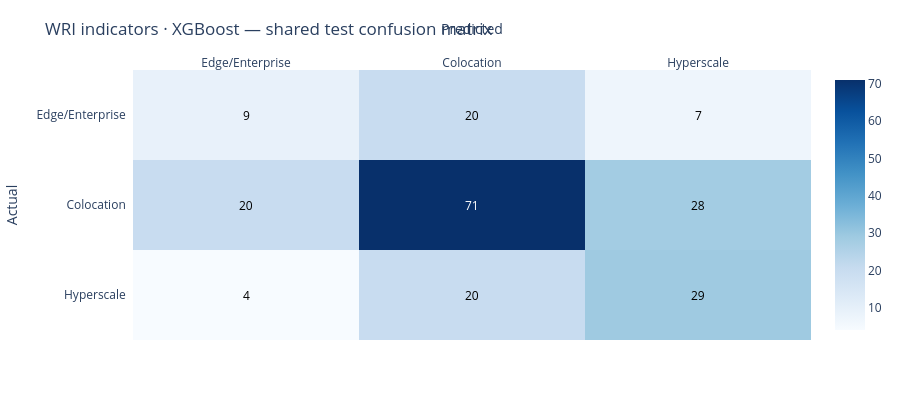
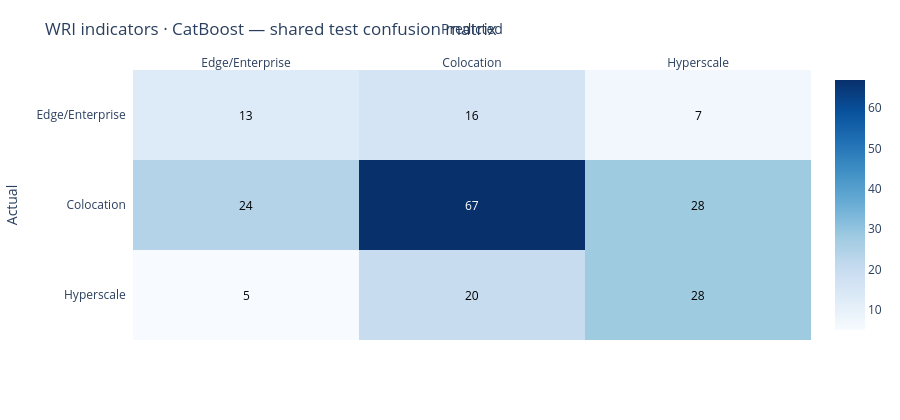
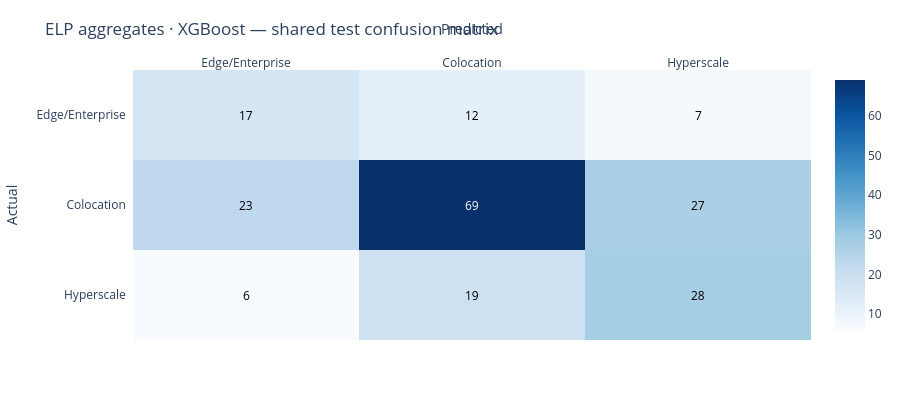
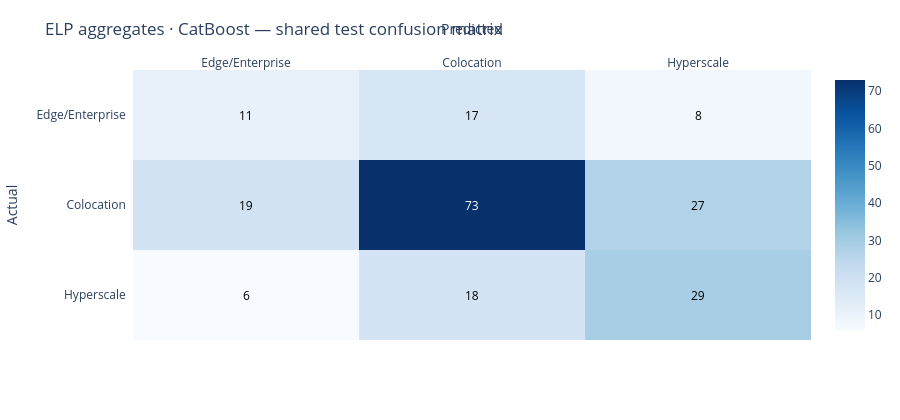

Notebook code cell kept with these figures, in order:
### Code cell
from evaluation import compute_comparison_results
import plotly.figure_factory as ff

comparison_results, test_predictions, confusion_matrices = compute_comparison_results(
    split_data, trained_models, selected_configs, cv_score_distributions,
    FEATURE_COLUMNS_BY_SET, y_train, y_test, shared_cv_splits,
)

tier_names = [TIER_LABELS[k] for k in sorted(TIER_LABELS)]
print('Primary metric: macro-F1. Test metrics use the same held-out IDs for every row.')
display(comparison_results.round(3))

for (feature_set, model_name), matrix in confusion_matrices.items():
    fig = ff.create_annotated_heatmap(
        matrix, x=tier_names, y=tier_names, colorscale='Blues', showscale=True,
    )
    fig.update_layout(
        title=f'{feature_set} · {model_name} — shared test confusion matrix',
        xaxis_title='Predicted', yaxis_title='Actual',
        yaxis={'autorange': 'reversed'}, height=420, margin={'t': 70},
    )
    fig.show()

### Figure 1 — Plotly figure (JSON) as saved in the notebook; plotly's stock layout.template omitted (floating-point values rounded to 4 significant figures)
{"data": [{"colorscale": [[0.0, "rgb(247,251,255)"], [0.125, "rgb(222,235,247)"], [0.25, "rgb(198,219,239)"], [0.375, "rgb(158,202,225)"], [0.5, "rgb(107,174,214)"], [0.625, "rgb(66,146,198)"], [0.75, "rgb(33,113,181)"], [0.875, "rgb(8,81,156)"], [1.0, "rgb(8,48,107)"]], "reversescale": false, "showscale": true, "type": "heatmap", "x": ["Edge/Enterprise", "Colocation", "Hyperscale"], "y": ["Edge/Enterprise", "Colocation", "Hyperscale"], "z": [[9, 20, 7], [20, 71, 28], [4, 20, 29]]}], "layout": {"annotations": [{"font": {"color": "#000000"}, "showarrow": false, "text": "9", "x": "Edge/Enterprise", "xref": "x", "y": "Edge/Enterprise", "yref": "y"}, {"font": {"color": "#000000"}, "showarrow": false, "text": "20", "x": "Colocation", "xref": "x", "y": "Edge/Enterprise", "yref": "y"}, {"font": {"color": "#000000"}, "showarrow": false, "text": "7", "x": "Hyperscale", "xref": "x", "y": "Edge/Enterprise", "yref": "y"}, {"font": {"color": "#000000"}, "showarrow": false, "text": "20", "x": "Edge/Enterprise", "xref": "x", "y": "Colocation", "yref": "y"}, {"font": {"color": "#FFFFFF"}, "showarrow": false, "text": "71", "x": "Colocation", "xref": "x", "y": "Colocation", "yref": "y"}, {"font": {"color": "#000000"}, "showarrow": false, "text": "28", "x": "Hyperscale", "xref": "x", "y": "Colocation", "yref": "y"}, {"font": {"color": "#000000"}, "showarrow": false, "text": "4", "x": "Edge/Enterprise", "xref": "x", "y": "Hyperscale", "yref": "y"}, {"font": {"color": "#000000"}, "showarrow": false, "text": "20", "x": "Colocation", "xref": "x", "y": "Hyperscale", "yref": "y"}, {"font": {"color": "#000000"}, "showarrow": false, "text": "29", "x": "Hyperscale", "xref": "x", "y": "Hyperscale", "yref": "y"}], "height": 420, "margin": {"t": 70}, "title": {"text": "WRI indicators · XGBoost — shared test confusion matrix"}, "xaxis": {"dtick": 1, "gridcolor": "rgb(0, 0, 0)", "side": "top", "ticks": "", "title": {"text": "Predicted"}}, "yaxis": {"autorange": "reversed", "dtick": 1, "ticks": "", "ticksuffix": "  ", "title": {"text": "Actual"}}}}

### Figure 2 — Plotly figure (JSON) as saved in the notebook; plotly's stock layout.template omitted (floating-point values rounded to 4 significant figures)
{"data": [{"colorscale": [[0.0, "rgb(247,251,255)"], [0.125, "rgb(222,235,247)"], [0.25, "rgb(198,219,239)"], [0.375, "rgb(158,202,225)"], [0.5, "rgb(107,174,214)"], [0.625, "rgb(66,146,198)"], [0.75, "rgb(33,113,181)"], [0.875, "rgb(8,81,156)"], [1.0, "rgb(8,48,107)"]], "reversescale": false, "showscale": true, "type": "heatmap", "x": ["Edge/Enterprise", "Colocation", "Hyperscale"], "y": ["Edge/Enterprise", "Colocation", "Hyperscale"], "z": [[13, 16, 7], [24, 67, 28], [5, 20, 28]]}], "layout": {"annotations": [{"font": {"color": "#000000"}, "showarrow": false, "text": "13", "x": "Edge/Enterprise", "xref": "x", "y": "Edge/Enterprise", "yref": "y"}, {"font": {"color": "#000000"}, "showarrow": false, "text": "16", "x": "Colocation", "xref": "x", "y": "Edge/Enterprise", "yref": "y"}, {"font": {"color": "#000000"}, "showarrow": false, "text": "7", "x": "Hyperscale", "xref": "x", "y": "Edge/Enterprise", "yref": "y"}, {"font": {"color": "#000000"}, "showarrow": false, "text": "24", "x": "Edge/Enterprise", "xref": "x", "y": "Colocation", "yref": "y"}, {"font": {"color": "#FFFFFF"}, "showarrow": false, "text": "67", "x": "Colocation", "xref": "x", "y": "Colocation", "yref": "y"}, {"font": {"color": "#000000"}, "showarrow": false, "text": "28", "x": "Hyperscale", "xref": "x", "y": "Colocation", "yref": "y"}, {"font": {"color": "#000000"}, "showarrow": false, "text": "5", "x": "Edge/Enterprise", "xref": "x", "y": "Hyperscale", "yref": "y"}, {"font": {"color": "#000000"}, "showarrow": false, "text": "20", "x": "Colocation", "xref": "x", "y": "Hyperscale", "yref": "y"}, {"font": {"color": "#000000"}, "showarrow": false, "text": "28", "x": "Hyperscale", "xref": "x", "y": "Hyperscale", "yref": "y"}], "height": 420, "margin": {"t": 70}, "title": {"text": "WRI indicators · CatBoost — shared test confusion matrix"}, "xaxis": {"dtick": 1, "gridcolor": "rgb(0, 0, 0)", "side": "top", "ticks": "", "title": {"text": "Predicted"}}, "yaxis": {"autorange": "reversed", "dtick": 1, "ticks": "", "ticksuffix": "  ", "title": {"text": "Actual"}}}}

### Figure 3 — Plotly figure (JSON) as saved in the notebook; plotly's stock layout.template omitted (floating-point values rounded to 4 significant figures)
{"data": [{"colorscale": [[0.0, "rgb(247,251,255)"], [0.125, "rgb(222,235,247)"], [0.25, "rgb(198,219,239)"], [0.375, "rgb(158,202,225)"], [0.5, "rgb(107,174,214)"], [0.625, "rgb(66,146,198)"], [0.75, "rgb(33,113,181)"], [0.875, "rgb(8,81,156)"], [1.0, "rgb(8,48,107)"]], "reversescale": false, "showscale": true, "type": "heatmap", "x": ["Edge/Enterprise", "Colocation", "Hyperscale"], "y": ["Edge/Enterprise", "Colocation", "Hyperscale"], "z": [[17, 12, 7], [23, 69, 27], [6, 19, 28]]}], "layout": {"annotations": [{"font": {"color": "#000000"}, "showarrow": false, "text": "17", "x": "Edge/Enterprise", "xref": "x", "y": "Edge/Enterprise", "yref": "y"}, {"font": {"color": "#000000"}, "showarrow": false, "text": "12", "x": "Colocation", "xref": "x", "y": "Edge/Enterprise", "yref": "y"}, {"font": {"color": "#000000"}, "showarrow": false, "text": "7", "x": "Hyperscale", "xref": "x", "y": "Edge/Enterprise", "yref": "y"}, {"font": {"color": "#000000"}, "showarrow": false, "text": "23", "x": "Edge/Enterprise", "xref": "x", "y": "Colocation", "yref": "y"}, {"font": {"color": "#FFFFFF"}, "showarrow": false, "text": "69", "x": "Colocation", "xref": "x", "y": "Colocation", "yref": "y"}, {"font": {"color": "#000000"}, "showarrow": false, "text": "27", "x": "Hyperscale", "xref": "x", "y": "Colocation", "yref": "y"}, {"font": {"color": "#000000"}, "showarrow": false, "text": "6", "x": "Edge/Enterprise", "xref": "x", "y": "Hyperscale", "yref": "y"}, {"font": {"color": "#000000"}, "showarrow": false, "text": "19", "x": "Colocation", "xref": "x", "y": "Hyperscale", "yref": "y"}, {"font": {"color": "#000000"}, "showarrow": false, "text": "28", "x": "Hyperscale", "xref": "x", "y": "Hyperscale", "yref": "y"}], "height": 420, "margin": {"t": 70}, "title": {"text": "ELP aggregates · XGBoost — shared test confusion matrix"}, "xaxis": {"dtick": 1, "gridcolor": "rgb(0, 0, 0)", "side": "top", "ticks": "", "title": {"text": "Predicted"}}, "yaxis": {"autorange": "reversed", "dtick": 1, "ticks": "", "ticksuffix": "  ", "title": {"text": "Actual"}}}}

### Figure 4 — Plotly figure (JSON) as saved in the notebook; plotly's stock layout.template omitted (floating-point values rounded to 4 significant figures)
{"data": [{"colorscale": [[0.0, "rgb(247,251,255)"], [0.125, "rgb(222,235,247)"], [0.25, "rgb(198,219,239)"], [0.375, "rgb(158,202,225)"], [0.5, "rgb(107,174,214)"], [0.625, "rgb(66,146,198)"], [0.75, "rgb(33,113,181)"], [0.875, "rgb(8,81,156)"], [1.0, "rgb(8,48,107)"]], "reversescale": false, "showscale": true, "type": "heatmap", "x": ["Edge/Enterprise", "Colocation", "Hyperscale"], "y": ["Edge/Enterprise", "Colocation", "Hyperscale"], "z": [[11, 17, 8], [19, 73, 27], [6, 18, 29]]}], "layout": {"annotations": [{"font": {"color": "#000000"}, "showarrow": false, "text": "11", "x": "Edge/Enterprise", "xref": "x", "y": "Edge/Enterprise", "yref": "y"}, {"font": {"color": "#000000"}, "showarrow": false, "text": "17", "x": "Colocation", "xref": "x", "y": "Edge/Enterprise", "yref": "y"}, {"font": {"color": "#000000"}, "showarrow": false, "text": "8", "x": "Hyperscale", "xref": "x", "y": "Edge/Enterprise", "yref": "y"}, {"font": {"color": "#000000"}, "showarrow": false, "text": "19", "x": "Edge/Enterprise", "xref": "x", "y": "Colocation", "yref": "y"}, {"font": {"color": "#FFFFFF"}, "showarrow": false, "text": "73", "x": "Colocation", "xref": "x", "y": "Colocation", "yref": "y"}, {"font": {"color": "#000000"}, "showarrow": false, "text": "27", "x": "Hyperscale", "xref": "x", "y": "Colocation", "yref": "y"}, {"font": {"color": "#000000"}, "showarrow": false, "text": "6", "x": "Edge/Enterprise", "xref": "x", "y": "Hyperscale", "yref": "y"}, {"font": {"color": "#000000"}, "showarrow": false, "text": "18", "x": "Colocation", "xref": "x", "y": "Hyperscale", "yref": "y"}, {"font": {"color": "#000000"}, "showarrow": false, "text": "29", "x": "Hyperscale", "xref": "x", "y": "Hyperscale", "yref": "y"}], "height": 420, "margin": {"t": 70}, "title": {"text": "ELP aggregates · CatBoost — shared test confusion matrix"}, "xaxis": {"dtick": 1, "gridcolor": "rgb(0, 0, 0)", "side": "top", "ticks": "", "title": {"text": "Predicted"}}, "yaxis": {"autorange": "reversed", "dtick": 1, "ticks": "", "ticksuffix": "  ", "title": {"text": "Actual"}}}}
